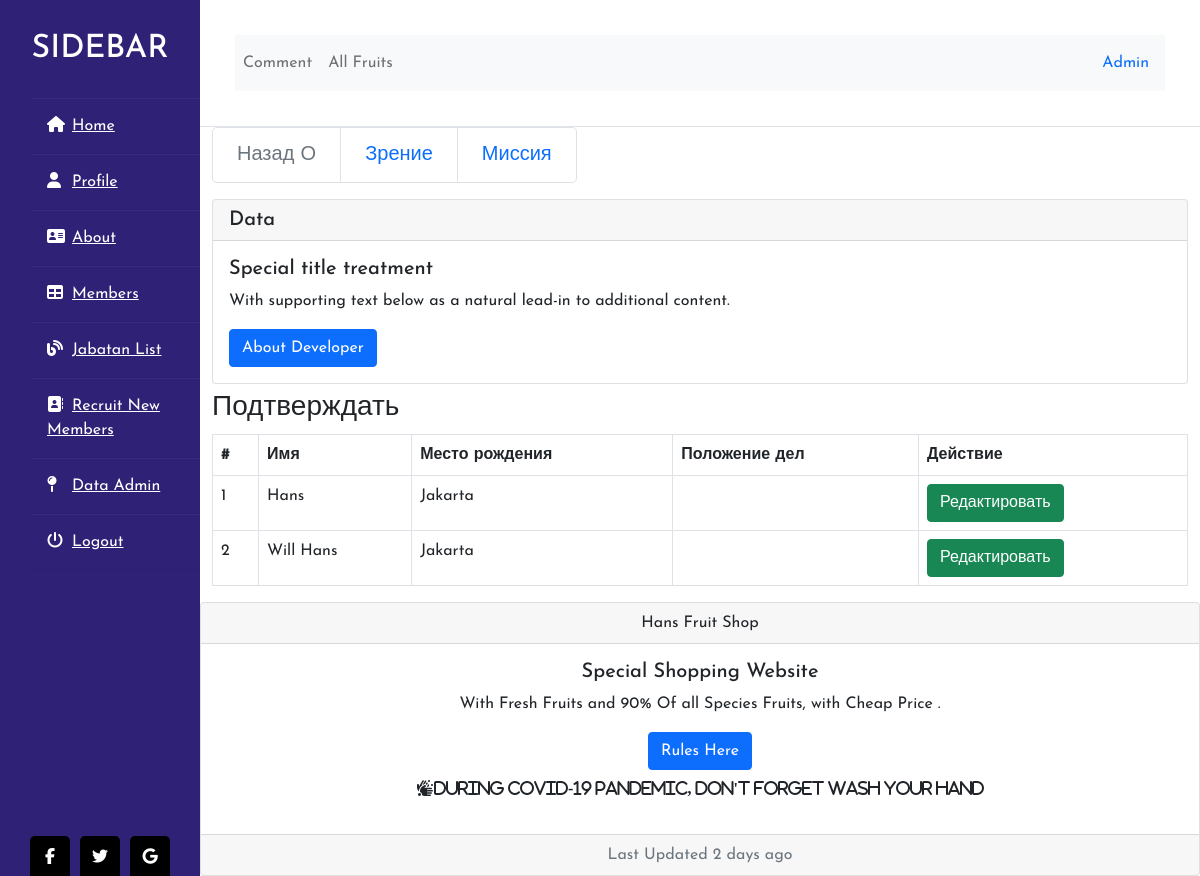
The page /index.php?page=visi-misi (signed in) on the database its author committed.
### tables this page shows
CREATE TABLE `apeshit5` (
  `id` int(11) NOT NULL,
  `long_name` varchar(255) NOT NULL,
  `address` varchar(255) NOT NULL,
  `telephone` int(255) NOT NULL,
  `email` varchar(100) NOT NULL,
  `photo` varchar(225) NOT NULL,
  `birth_date` date NOT NULL,
  `birth_place` varchar(290) NOT NULL,
  `history_job` varchar(300) NOT NULL,
  `jabatan` enum('OB','Seller','Security','Cashier','Programmer') NOT NULL
);

### admin/satu/vision&mission.php (the view, shortened to what this page needs)
<?php
include "inc/server.php";
$sql = "SELECT * FROM `apeshit5`";
$result = $conn->query($sql);
?>
<nav aria-label="...">
  <ul class="pagination pagination-lg">
    <li class="page-item disabled">
      <a class="page-link" href="#" tabindex="-1">Назад О</a>
    </li>
    <li class="page-item"><a class="page-link" href="?page=vision">Зрение</a></li>
    <li class="page-item"><a class="page-link" href="?page=mission">Миссия</a></li>
  </ul>
</nav>
<div class="card">
  <h5 class="card-header">Data</h5>
  <div class="card-body">
    <h5 class="card-title">Special title treatment</h5>
    <p class="card-text">With supporting text below as a natural lead-in to additional content.</p>
    <a href="#" class="btn btn-primary" data-bs-toggle="modal" data-bs-target="#exampleModal">About Developer</a>
  </div>
</div>
<div class="mt-2">
  <h3>Подтверждать</h3>
  <table class="table table-bordered">
    <thead class="thead-dark">
      <tr>
        <th scope="col">#</th>
        <th scope="col">Имя</th>
        <th scope="col">Место рождения</th>
        <th scope="col">Положение дел</th>
        <th scope="col">Действие</th>
      </tr>
    </thead>
    <tbody>
      <?php
      $no = 1;
      if ($result->num_rows > 0) {
        while ($row = $result->fetch_assoc()) {
      ?>
          <tr>
            <td><?php echo $no++; ?></td>
            <td><?php echo $row['long_name']; ?></td>
            <td><?php echo $row['birth_place']; ?></td>
            <td><?php echo $row['penerimaan']; ?></td>
            <td>
              <a href="?page=pros&id=<?php echo $row['id']; ?>" class="btn btn-success">Редактировать</a>
            </td>
          </tr>
      <?php }
      }
      ?>
    </tbody>
  </table>
</div>

### styles.css (style rules this page uses)
* { margin: 0; padding: 0; box-sizing: border-box; list-style: none; text-decoration: none; font-family: 'Josefin Sans', sans-serif; }
body { background-color: #f3f5f9; }

### rows shown on the page
apeshit5: long_name "Hans", birth_place "Jakarta"
apeshit5: long_name "Will Hans", birth_place "Jakarta"

### other values the page prints
$_SESSION['ses_level'] "Admin"
